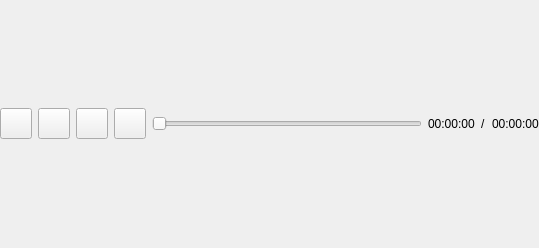
<?xml version="1.0" encoding="UTF-8"?>
<ui version="4.0">
 <class>Player_widget_form</class>
 <widget class="QWidget" name="Player_widget_form">
  <property name="geometry">
   <rect>
    <x>0</x>
    <y>0</y>
    <width>539</width>
    <height>248</height>
   </rect>
  </property>
  <property name="windowTitle">
   <string>Form</string>
  </property>
  <layout class="QHBoxLayout" name="horizontalLayout">
   <property name="margin">
    <number>0</number>
   </property>
   <item>
    <widget class="QToolButton" name="folder_button_">
     <property name="toolTip">
      <string>Open log file</string>
     </property>
     <property name="text">
      <string/>
     </property>
     <property name="icon">
      <iconset resource="Urg_viewer.qrc">
       <normaloff>:/icons/folder_icon</normaloff>:/icons/folder_icon</iconset>
     </property>
     <property name="iconSize">
      <size>
       <width>24</width>
       <height>24</height>
      </size>
     </property>
    </widget>
   </item>
   <item>
    <widget class="QToolButton" name="play_button_">
     <property name="toolTip">
      <string>Play</string>
     </property>
     <property name="text">
      <string/>
     </property>
     <property name="icon">
      <iconset resource="Urg_viewer.qrc">
       <normaloff>:/icons/play_icon</normaloff>:/icons/play_icon</iconset>
     </property>
     <property name="iconSize">
      <size>
       <width>24</width>
       <height>24</height>
      </size>
     </property>
    </widget>
   </item>
   <item>
    <widget class="QToolButton" name="pause_button_">
     <property name="enabled">
      <bool>true</bool>
     </property>
     <property name="toolTip">
      <string>Pause</string>
     </property>
     <property name="text">
      <string/>
     </property>
     <property name="icon">
      <iconset resource="Urg_viewer.qrc">
       <normaloff>:/icons/pause_icon</normaloff>:/icons/pause_icon</iconset>
     </property>
     <property name="iconSize">
      <size>
       <width>24</width>
       <height>24</height>
      </size>
     </property>
    </widget>
   </item>
   <item>
    <widget class="QToolButton" name="stop_button_">
     <property name="enabled">
      <bool>true</bool>
     </property>
     <property name="toolTip">
      <string>Stop</string>
     </property>
     <property name="text">
      <string/>
     </property>
     <property name="icon">
      <iconset resource="Urg_viewer.qrc">
       <normaloff>:/icons/stop_icon</normaloff>:/icons/stop_icon</iconset>
     </property>
     <property name="iconSize">
      <size>
       <width>24</width>
       <height>24</height>
      </size>
     </property>
    </widget>
   </item>
   <item>
    <widget class="QSlider" name="progress_slider_">
     <property name="enabled">
      <bool>true</bool>
     </property>
     <property name="orientation">
      <enum>Qt::Horizontal</enum>
     </property>
    </widget>
   </item>
   <item>
    <widget class="QLabel" name="current_label_">
     <property name="enabled">
      <bool>true</bool>
     </property>
     <property name="text">
      <string>00:00:00</string>
     </property>
    </widget>
   </item>
   <item>
    <widget class="QLabel" name="slash_label_">
     <property name="enabled">
      <bool>true</bool>
     </property>
     <property name="text">
      <string>/</string>
     </property>
    </widget>
   </item>
   <item>
    <widget class="QLabel" name="total_label_">
     <property name="enabled">
      <bool>true</bool>
     </property>
     <property name="text">
      <string>00:00:00</string>
     </property>
    </widget>
   </item>
  </layout>
 </widget>
 <resources>
  <include location="Urg_viewer.qrc"/>
 </resources>
 <connections/>
</ui>
